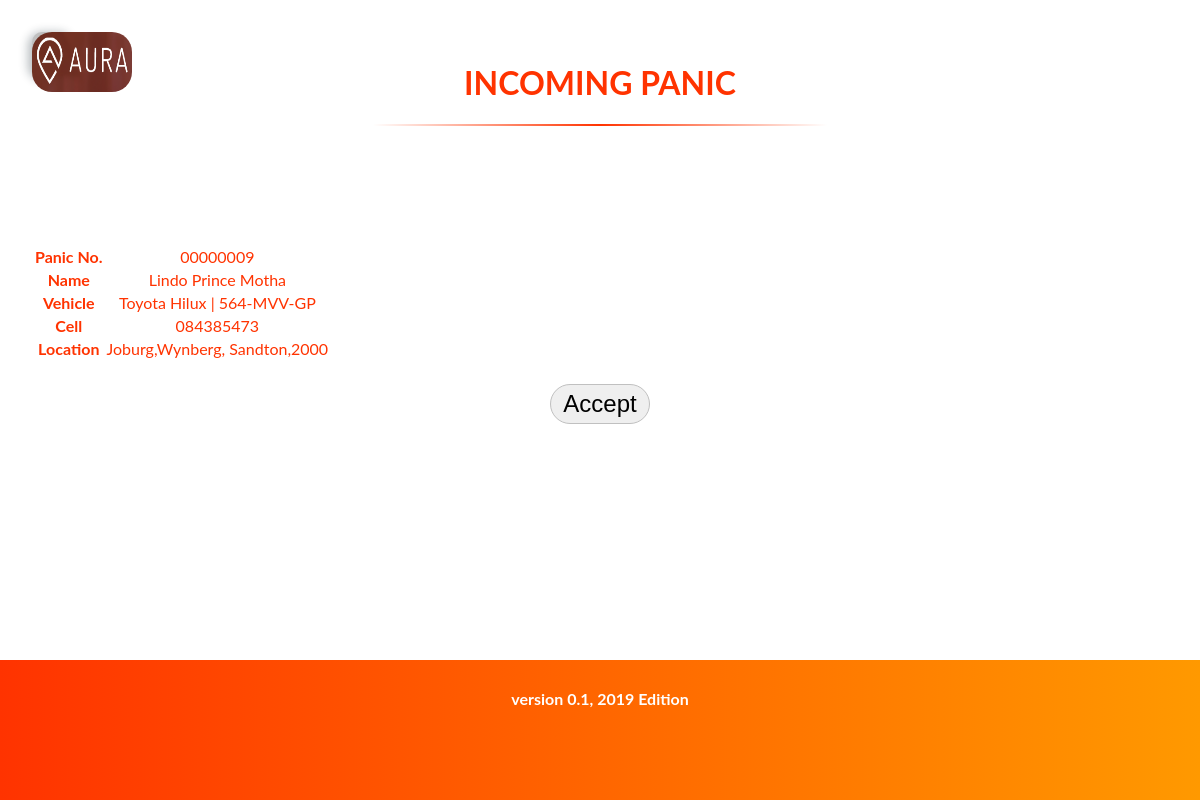
Before: /API/View/Employee/panic.php with the older database file.
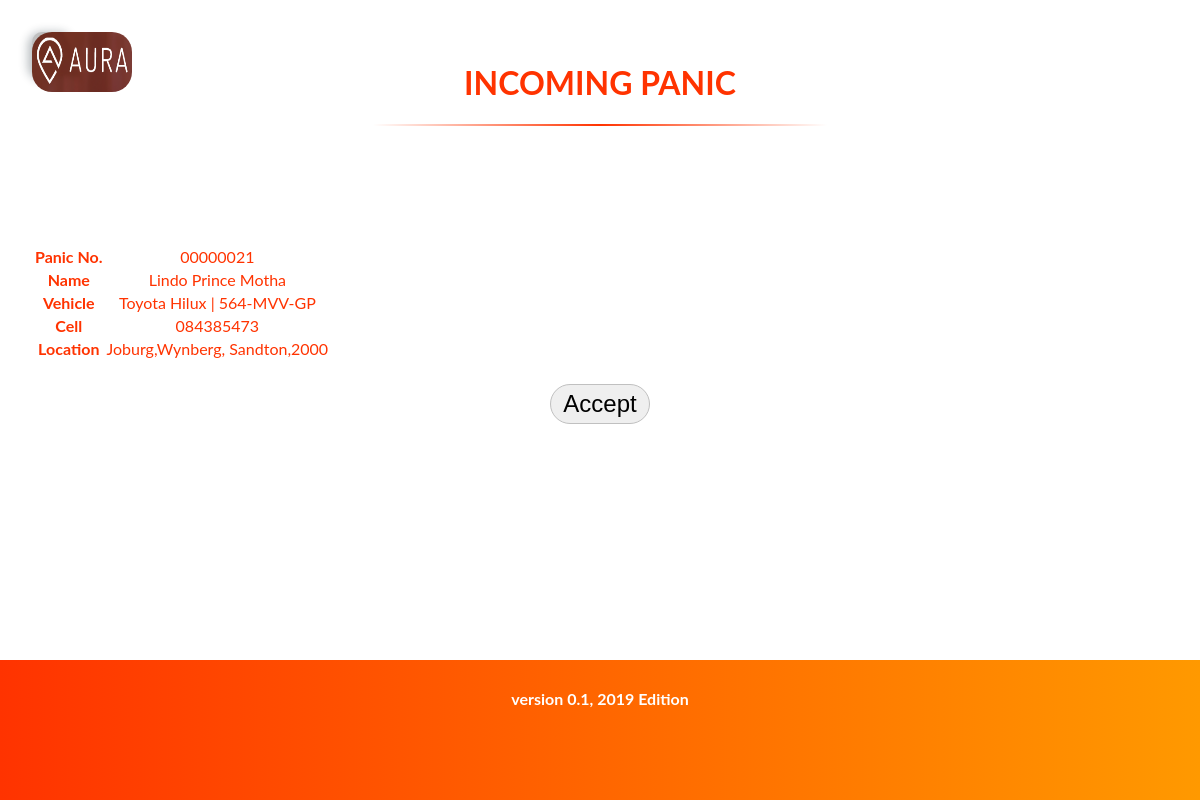
After: the same page with the newer database file.
### tables this page shows
CREATE TABLE `tbl_panic` (
  `pan_id` int(8) unsigned zerofill NOT NULL AUTO_INCREMENT,
  `pan_location` varchar(100) DEFAULT NULL,
  `pan_date` date DEFAULT NULL,
  `pan_time` varchar(10) DEFAULT NULL,
  `pan_userId` int(8) unsigned DEFAULT NULL,
  PRIMARY KEY (`pan_id`)
);

CREATE TABLE `tbl_user` (
  `user_id` int(8) unsigned zerofill NOT NULL AUTO_INCREMENT,
  `user_fullname` varchar(100) DEFAULT NULL,
  `user_surname` varchar(50) DEFAULT NULL,
  `user_cell` varchar(10) DEFAULT NULL,
  `user_email` varchar(100) DEFAULT NULL,
  `user_password` varchar(20) DEFAULT NULL,
  `user_idNo` varchar(13) DEFAULT NULL,
  `user_role` varchar(10) DEFAULT 'client',
  PRIMARY KEY (`user_id`)
);

### API/Model/panic.php (called while the page is built, shortened)
<?php
class panic
{
    public function __construct($pId,$pName,$pVeh,$pCell,$pLoc)
     {
        $this->pan_id = $pId;
        $this->user_name=$pName;
        $this->user_vehicle = $pVeh;
        $this->user_cell = $pCell;
        $this->user_location = $pLoc;
     }
     public static function get_panic()
     {
        $list = array();
         $db = aura_db_conn::getInstance();
         $sql_panic = "CALL get_panic()";
         $sqlExec = $db->query($sql_panic);
         foreach ($sqlExec->fetchAll() as $panics)
         {
             $list[] = new panic($panics['pan_id'],$panics['user_name'],$panics['user_vehicle'],$panics['user_cell'],$panics['user_location']);
         }
         return $list[0];
     }
}
?>

### API/View/Employee/panic.php (the view, shortened to what this page needs)
<!DOCTYPE html>
<html>
<head>
</head>
<body>
<div class="body">
       <div class="home-tab">
		       <img src="LIB/aura.png" alt="aura" height="60" width="100" style="border-radius: 20px;"><strong></strong>
      </div>
     <div class="top-row">
              <header ><h1><strong>INCOMING PANIC<br></h1></header ></strong>
     </div>
	        <div class="line"></div> <br><br><br><br><br><br>
<?php
echo "<form action='' method='post'>";
 echo "<table id='panic-tab'>";
$panix = panic::get_panic();
 echo "  <tr>
                <th></th>
                <td></td>
            </tr>
                        <tr>
                <th>Panic No.</th>
                <td>$panix->pan_id</td>
            </tr>
            <tr>
                <th>Name</th>
                <td>$panix->user_name</td>
            </tr>
            <tr>
                <th>Vehicle</th>
                <td>$panix->user_vehicle</td>
            </tr>
            <tr>
                <th>Cell</th>
                <td>$panix->user_cell</td>
            </tr>
			 <tr>
                <th>Location</th>
                <td>$panix->user_location</td>
            </tr>
            		<tr>
                <th></th>
                <td><input type=hidden name=panid value = ".$panix->pan_id."></td>
            </tr>
			</table><br>";
?>
                </div>
    <input type="submit" value="Accept" class="button" name="btn_accept">
    <div class="footer">
    <br><strong>version 0.1, 2019 Edition</strong>
</div>
</body>
</html>

### API/View/Employee/panic.php (style rules this page uses)
body { font-family: "Lato", sans-serif; text-align: center; padding: 2%; color: #ff3300; }
.footer { width: 100%; height: 130px; position: fixed; bottom: 0; left: 0; background: linear-gradient(to right, #ff3300 0%, #ff9900 100%); overflow-x: hidden; text-align: center; padding-top: 10px; color: white; }
.top-row { width: 100%; height: auto; left: 0; background: transparent; text-align: center; padding-top: 10px; }
.line { background-color: silver; background: linear-gradient(to left,white, #ff3300, white); height: 2px; width: 40%; margin: 0 auto; text-align: center; }
.button { background: linear-gradient(to right, #ff3300 0%); color: black; border: 1px solid silver; height: 40px; width: 100px; border-radius: 30px; font-weight: 300; font-size: x-large; position: relative; left: -1; }
.home-tab { list-style: none; padding: 0; margin: 0 0 10px 0; background-color: silver; width: 3%; height: 40px; font-weight: 300; font-size: x-small; display: block; position: fixed; z-index: 3; top: -5; right: 10; border-radius: 10px; box-shadow: 0 4px 10px 4px rgba(19, 35, 47, 0.3); }

Changed rows visible on the page:
removed tbl_panic: pan_id "00000009", tbl_user.user_cell "084385473", pan_location "Joburg,Wynberg, Sandton,2000"
added tbl_panic: pan_id "00000021", tbl_user.user_cell "084385473", pan_location "Joburg,Wynberg, Sandton,2000"
